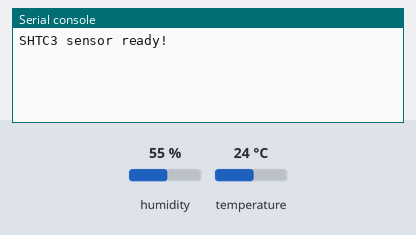
A program run on a simulated ESP32 board running MicroPython. On the bench: the last lines printed to the serial console. Inputs (shaded band) come from the test bench; at power-on: humidity 55 %, temperature 24 °C.

Above: at 1.2 s.
1.3 s: humidity set to 22 %
At 3.4 s:
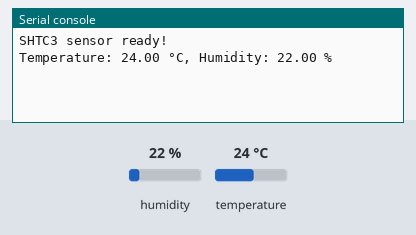
4.0 s: temperature set to 12 °C
At 5.2 s:
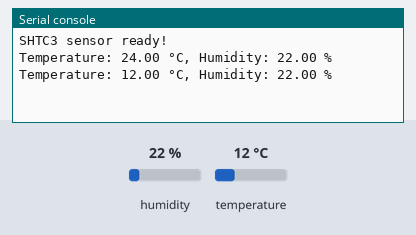
6.7 s: humidity set to 40 %
At 8.9 s:
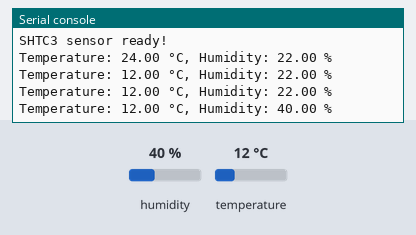

Measured:
- after the input at 1.3 s, the serial console: prints a new line after 0.72 s (image 1)
- after the input at 4.0 s, the serial console: prints a new line at once (image 2)
- after the input at 6.7 s, the serial console: prints a new line after 1.3 s (image 3)

The program:

5.1_Reading_Temperature_and_Humidity.py
```python
"""
@file       5.1_Reading_Temperature_and_Humidity.py
@brief      Example that shows how to measure temperature and humidity using the Soldered SHTC3 sensor.
            The sensor communicates over Qwiic, so only one cable is needed. The measured values are printed
            to the console.
            For details, connection diagram and more, check out the example documentation at: <link placeholder>

@author     Josip Šimun Kuči @ soldered.com
"""

# I2C is what the Qwiic connector carries, and the SHTC3 is a Qwiic module.
from machine import I2C, Pin

# The Soldered driver for the SHTC3 sensor, found in the lib folder of this repository.
from SHTC3 import SHTC3
import time

"""
Here we set up the I2C connection. On the NULA MINI, I2C uses IO6 for the data line (SDA) and IO7 for the clock line
(SCL), which are exactly the pins the Qwiic connector is wired to. Notice that we never define a pin for the sensor
itself: every Qwiic module shares these same two pins, which is why you can chain several of them together.
"""
i2c = I2C(0, scl=Pin(7), sda=Pin(6))

"""
Here we create our sensor object, which we named "shtc_sensor", and hand it the I2C connection. An object is our way
of talking to the sensor: every function we call on it, we call through this name.
"""
shtc_sensor = SHTC3(i2c)

"""
This variable defines how much time passes between two measurements, in milliseconds. 2000 milliseconds is two
seconds. Feel free to experiment with this value.
"""
UPDATE_MS = 2000

"""
This variable remembers the moment when we took the last measurement. We compare it against the current time to know
when the next measurement is due.
"""
last_update = 0

"""
begin() prepares the sensor for use and starts the communication. It also tells us whether the sensor answered: the
function gives back True on success and False on failure. We check the result and print a message either way, so that
if nothing shows up later we know whether the problem is the cable or the code.
The "not" in front means the opposite, so this reads as "if the sensor did not start".
"""
if not shtc_sensor.begin():
    print("SHTC3 initialization failed!")
else:
    print("SHTC3 sensor ready!")

while True:

    """
    time.ticks_ms() is a function that returns the number of milliseconds passed since the board was powered on. We
    use it instead of a plain sleep so that the board stays free to do other work between measurements, which matters
    as soon as your program has more than one job.
    This counter eventually wraps around back to zero, which is why we always use time.ticks_diff() to work out the
    difference between two of these numbers instead of subtracting them ourselves.
    """
    now = time.ticks_ms()

    """
    Here we check how much time has passed since the last measurement. Only when UPDATE_MS milliseconds have gone by
    do we take a new reading, and we immediately remember the current time as the new starting point.
    """
    if time.ticks_diff(now, last_update) >= UPDATE_MS:
        last_update = now

        """
        sample() tells the sensor to perform a fresh measurement and store the result inside itself. We have to call
        it before reading the values, otherwise we would keep getting the result of the previous measurement.
        """
        shtc_sensor.sample()

        """
        readTemperature() returns the temperature from the last measurement in degrees Celsius, and readHumidity()
        returns the relative humidity in percent. Both are decimal numbers.
        """
        temperature = shtc_sensor.readTemperature()
        humidity = shtc_sensor.readHumidity()

        """
        Here we build one readable line out of both values. The curly braces are filled in with our values, and
        ":.2f" tells Python to show a number with two decimal places.
        """
        print("Temperature: {:.2f} °C, Humidity: {:.2f} %".format(temperature, humidity))

    # A very short pause leaves the processor a moment to handle its own background work.
    time.sleep_ms(10)
```

SHTC3.py
```python
# FILE: shtc3.py
# AUTHOR: Josip Šimun Kuči @ Soldered
# BRIEF: MicroPython library for the SHTC3 temperature and humidity sensor
# LAST UPDATED: 2025-05-23

from machine import I2C, Pin
import time
from os import uname

# I2C address of the SHTC3 sensor
I2C_ADDR = 0x70

# Sensor command constants
SHTC3_SLEEP = 0xB098  # Put sensor to sleep
SHTC3_WAKEUP = 0x3517  # Wake sensor from sleep
SHTC3_RESET = 0x805D  # Soft reset
SHTC3_ID = 0xEFC8  # Read sensor ID
SHTC3_READ = 0x7CA2  # Measure T+RH (normal power)
SHTC3_READ_LP = 0x6458  # Measure T+RH (low power)

# Conversion constants
H_K = 0.001525878906  # Humidity scaling factor
T_K = 0.002670288086  # Temperature scaling factor
T_MIN = 45.0  # Temperature offset


class SHTC3:
    """Class for interfacing with the SHTC3 temperature and humidity sensor over I2C."""

    def __init__(self, i2c=None):
        """Initialize the sensor with an I2C interface."""
        if i2c != None:
            self.i2c = i2c
        else:
            if uname().sysname in ("esp32", "esp8266", "Soldered Dasduino CONNECTPLUS"):
                self.i2c = I2C(0, scl=Pin(22), sda=Pin(21))
            else:
                raise Exception("Board not recognized, enter I2C pins manually")
        self._t = 0
        self._h = 0

    def crc8(self, data):
        """Calculate CRC-8 for data using polynomial 0x31 (x^8 + x^5 + x^4 + 1)."""
        crc = 0xFF
        for byte in data:
            crc ^= byte
            for _ in range(8):
                crc = ((crc << 1) ^ 0x31) if (crc & 0x80) else (crc << 1)
                crc &= 0xFF
        return crc

    def check_crc(self, data):
        """Check if the CRC byte of the 3-byte data block is valid."""
        return self.crc8(data[:2]) == data[2]

    def twi_command(self, cmd, stop=True):
        """Send a 16-bit command to the sensor via I2C."""
        try:
            self.i2c.writeto(I2C_ADDR, bytes([cmd >> 8, cmd & 0xFF]), stop)
            return True
        except OSError:
            return False

    def twi_transfer(self, cmd, length, pause_ms=0):
        """
        Send a command and read a response from the sensor.
        Returns `None` if communication fails or response is the wrong length.
        """
        if not self.twi_command(cmd, stop=False):
            return None
        if pause_ms > 0:
            time.sleep_ms(pause_ms)
        try:
            data = self.i2c.readfrom(I2C_ADDR, length)
            return data if len(data) == length else None
        except OSError:
            return None

    def wakeup(self):
        """
        Wake the sensor from sleep mode.
        The SHTC3 needs up to 240 us after the wake-up command before it will
        acknowledge the next one, so the wait has to happen here, after the
        command has been sent.
        """
        if not self.twi_command(SHTC3_WAKEUP):
            return False
        time.sleep_us(240)
        return True

    def reset(self):
        """Perform a soft reset of the sensor."""
        return self.twi_command(SHTC3_RESET)

    def sleep(self):
        """Put the sensor into sleep mode to reduce power consumption."""
        return self.twi_command(SHTC3_SLEEP)

    def begin(self, do_sample=True):
        """
        Initialize the sensor and verify communication.
        Optionally performs an initial measurement.
        Returns True if successful, False otherwise.
        """
        if not self.wakeup():
            return False

        id_data = self.twi_transfer(SHTC3_ID, 3, pause_ms=1)
        if not id_data or not self.check_crc(id_data):
            return False

        sig_valid = (id_data[0] & 0b00001000) and (
            (id_data[1] & 0b00111111) == 0b00000111
        )
        if not sig_valid:
            return False

        if not self.reset():
            return False

        if do_sample and not self.sample():
            return False

        return self.sleep()

    def sample(self, readcmd=SHTC3_READ, pause=15):
        """
        Perform a temperature and humidity measurement.
        Returns True if successful and data is valid.
        """
        if not self.wakeup():
            return False
        data = self.twi_transfer(readcmd, 6, pause)
        self.sleep()
        if not data or not self.check_crc(data) or not self.check_crc(data[3:]):
            return False

        self._t = (data[0] << 8) | data[1]
        self._h = (data[3] << 8) | data[4]
        return True

    def readTemperature(self):
        """
        Return the last measured temperature in degrees Celsius.
        Call sample() before to update the value.
        """
        return (self._t * T_K) - T_MIN

    def readHumidity(self):
        """
        Return the last measured relative humidity in %RH.
        Call sample() before to update the value.
        """
        return self._h * H_K
```
